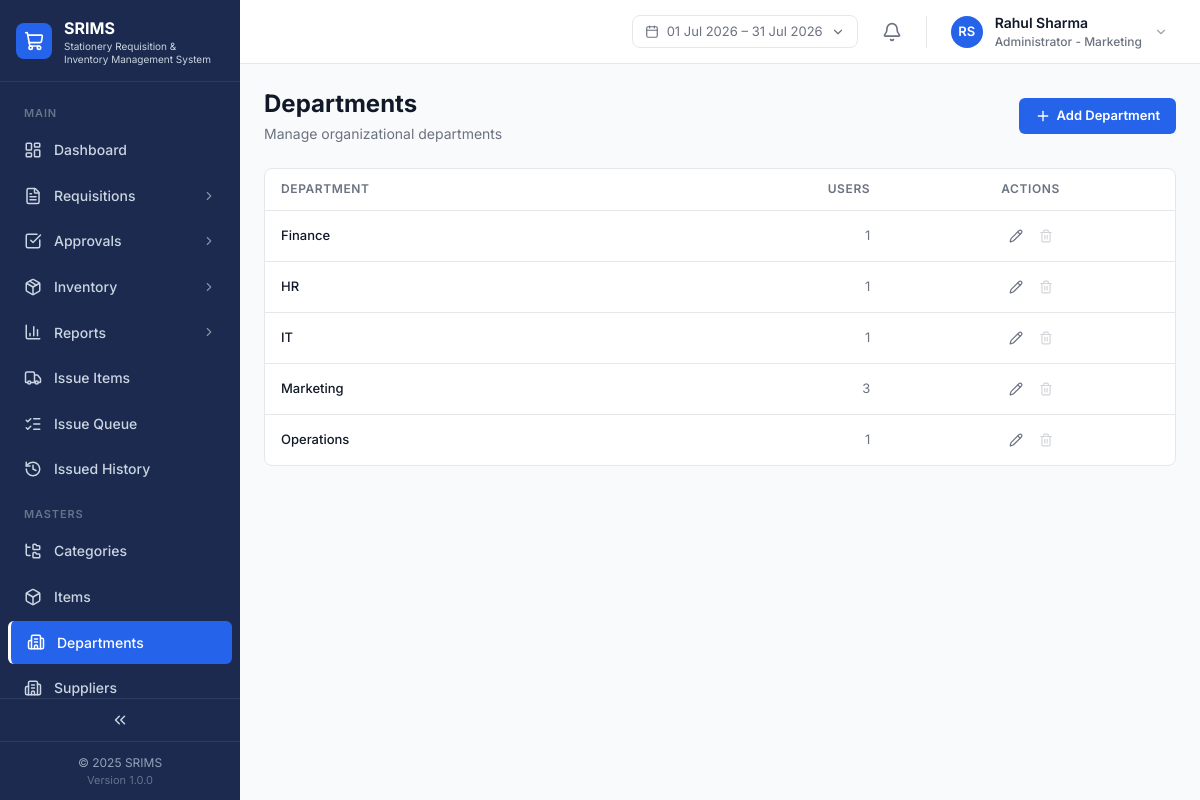
/masters/departments.php (signed in), run on the app's committed database.
### tables this page shows
CREATE TABLE IF NOT EXISTS `departments` (
  `id` VARCHAR(40) NOT NULL PRIMARY KEY,
  `name` VARCHAR(191) NOT NULL UNIQUE
);

### includes/functions.php (called while the page is built, shortened)
<?php
function roleLabel(string $role): string
{
    $labels = [
        'ADMIN'         => 'Administrator',
        'USER'          => 'Employee',
        'APPROVER'      => 'Manager',
        'INVENTORY_MGR' => 'Inventory Manager',
    ];
    return $labels[$role] ?? $role;
}
function userInitials(string $name): string
{
    $parts = preg_split('/\s+/', trim($name));
    $initials = '';
    foreach ($parts as $p) {
        if ($p !== '') $initials .= mb_substr($p, 0, 1);
    }
    return mb_strtoupper(mb_substr($initials, 0, 2));
}
function e(?string $s): string
{
    return htmlspecialchars((string) $s, ENT_QUOTES, 'UTF-8');
}

### includes/auth.php (called while the page is built, shortened)
<?php
function currentUser(): ?array
{
    return $_SESSION['user'] ?? null;
}

### masters/departments.php (the view, shortened to what this page needs)
<?php
require_once __DIR__ . '/../config.php';
$user = currentUser();
$departments = $pdo->query('SELECT d.*, (SELECT COUNT(*) FROM users WHERE department_id = d.id) AS user_count FROM departments d ORDER BY d.name')->fetchAll();
include __DIR__ . '/../includes/header.php';
include __DIR__ . '/../includes/app-shell-start.php';
?>
<div class="mb-6 flex flex-col gap-1 sm:flex-row sm:items-center sm:justify-between">
    <div><h1 class="text-page-title text-text-primary">Departments</h1><p class="text-page-subtitle text-text-secondary mt-1">Manage organizational departments</p></div>
    <button type="button" onclick="document.getElementById('dept-modal-add').classList.remove('hidden'); document.getElementById('dept-modal-add').classList.add('flex');" class="mt-3 sm:mt-0 flex items-center gap-1.5 rounded-button bg-brand-primary px-4 py-2 text-[13px] font-semibold text-white hover:bg-brand-primary-hover w-fit"><i data-lucide="plus" style="width:16px;height:16px"></i> Add Department</button>
</div>
<div class="rounded-card border border-border bg-surface-card">
    <div class="overflow-x-auto">
        <table class="w-full">
            <thead><tr class="border-b border-border">
                <th class="px-4 py-3 text-left text-table-header uppercase tracking-table-header text-text-secondary">Department</th>
                <th class="px-4 py-3 text-right text-table-header uppercase tracking-table-header text-text-secondary">Users</th>
                <th class="px-4 py-3 text-center text-table-header uppercase tracking-table-header text-text-secondary">Actions</th>
            </tr></thead>
            <tbody>
                <?php foreach ($departments as $d): ?>
                <tr class="border-b border-border last:border-0 hover:bg-gray-50">
                    <td class="px-4 py-3 text-[13px] font-medium text-text-primary"><?= e($d['name']) ?></td>
                    <td class="px-4 py-3 text-right text-[13px] text-text-secondary"><?= (int) $d['user_count'] ?></td>
                    <td class="px-4 py-3">
                        <div class="flex items-center justify-center gap-1">
                            <button type="button" onclick="document.getElementById('dept-modal-<?= e($d['id']) ?>').classList.remove('hidden'); document.getElementById('dept-modal-<?= e($d['id']) ?>').classList.add('flex');" class="rounded p-1.5 text-text-secondary hover:bg-gray-100 hover:text-brand-primary"><i data-lucide="pencil" style="width:14px;height:14px"></i></button>
                            <button type="button" onclick="document.getElementById('dept-del-<?= e($d['id']) ?>').classList.remove('hidden'); document.getElementById('dept-del-<?= e($d['id']) ?>').classList.add('flex');" <?= $d['user_count'] > 0 ? 'disabled title="Cannot delete a department with users assigned"' : '' ?> class="rounded p-1.5 text-text-secondary hover:bg-red-50 hover:text-red-600 disabled:opacity-30"><i data-lucide="trash-2" style="width:14px;height:14px"></i></button>
                        </div>
                    </td>
                </tr>
                <?php endforeach; ?>
            </tbody>
        </table>
    </div>
</div>
<?php include __DIR__ . '/../includes/app-shell-end.php'; ?>

### includes/topbar.php (shortened to what this page needs)
<?php
$today = new DateTime('now');
$rangeFrom = (new DateTime($today->format('Y-m-01')))->format('Y-m-d');
$rangeTo   = (new DateTime($today->format('Y-m-t')))->format('Y-m-d');
$fmtDisplay = fn(string $iso) => (new DateTime($iso))->format('d M Y');
?>
<header class="app-topbar fixed top-0 left-0 right-0 z-30 flex h-topbar items-center justify-between border-b border-border bg-white px-6">
    <div class="flex items-center gap-4">
        <div class="relative hidden md:block">
            <button type="button" id="dateRangeBtn" class="flex items-center gap-2 rounded-lg border border-border px-3 py-1.5 text-[13px] text-text-secondary hover:bg-gray-50">
                <i data-lucide="calendar" style="width:14px;height:14px"></i>
                <span id="dateRangeLabel"><?= e($fmtDisplay($rangeFrom)) ?> – <?= e($fmtDisplay($rangeTo)) ?></span>
                <i data-lucide="chevron-down" style="width:14px;height:14px"></i>
            </button>
        </div>
        <div class="relative">
            <button type="button" id="notifBellBtn" class="relative rounded-md p-2 text-text-secondary hover:bg-gray-100">
                <i data-lucide="bell" style="width:20px;height:20px"></i>
            </button>
        </div>
        <div class="relative">
            <button type="button" id="userMenuBtn" class="flex items-center gap-3 rounded-lg px-2 py-1 hover:bg-gray-50">
                <?php if (!empty($user['avatarUrl'])): ?>
                    <img src="<?= e($user['avatarUrl']) ?>" alt="<?= e($user['name']) ?>" class="h-8 w-8 rounded-full object-cover">
                <?php else: ?>
                    <div class="flex h-8 w-8 items-center justify-center rounded-full bg-brand-primary text-[13px] font-semibold text-white"><?= e(userInitials($user['name'])) ?></div>
                <?php endif; ?>
                <div class="hidden text-left md:block">
                    <div class="text-[14px] font-semibold text-text-primary"><?= e($user['name']) ?></div>
                    <div class="text-[12px] font-medium text-text-secondary"><?= e(roleLabel($user['role'])) ?><?= $user['departmentName'] ? ' - ' . e($user['departmentName']) : '' ?></div>
                </div>
                <i data-lucide="chevron-down" class="hidden text-text-muted md:block" style="width:14px;height:14px"></i>
            </button>
        </div>
    </div>
</header>

### assets/css/custom.css (style rules this page uses)
:root { --sidebar-bg: #1B2A4E; --sidebar-active: #2563EB; --sidebar-text: #CBD5E1; --sidebar-text-hi: #FFFFFF; --sidebar-section: #64748B; --sidebar-border: #2D3B5E; --bg-app: #F9FAFB; --bg-card: #FFFFFF; --border: #E5E7EB; --border-strong: #D1D5DB; --text-primary: #111827; --text-secondary: #6B7280; --text-muted: #9CA3AF; --primary: #2563EB; --primary-hover: #1D4ED8; }
body { color: var(--text-primary); background: var(--bg-app); }
.app-topbar { left: 240px; transition: left .3s; }
@media (min-width: 1024px) { .app-topbar { left: 240px; } }

### data on the page
departments: name "Marketing", user_count "3"
departments: name "Finance", user_count "1"
departments: name "HR", user_count "1"
departments: name "IT", user_count "1"
departments: name "Operations", user_count "1"

### other printed values
$companyName ?: 'SRIMS' "SRIMS"
$section['title'] "MAIN"
$item['label'] "Dashboard"
$item['label'] "Requisitions"
$item['label'] "Approvals"
$item['label'] "Inventory"
$item['label'] "Reports"
$item['label'] "Issue Items"
$item['label'] "Issue Queue"
$item['label'] "Issued History"
$section['title'] "MASTERS"
$item['label'] "Categories"
$item['label'] "Items"
$item['label'] "Departments"
$item['label'] "Suppliers"
